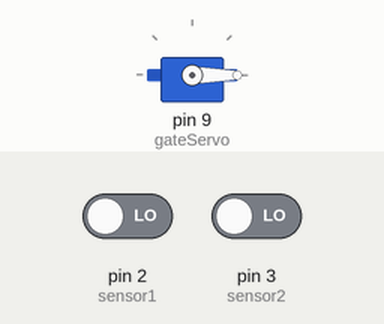
The sketch below on a simulated Arduino Uno, built with avr-gcc and run on an emulated ATmega328P. Parts: servo. The test bench sets the inputs (shaded band); at power-on: pin 2 (sensor1) LOW, pin 3 (sensor2) LOW.

Above: at 1.2 s.
1.3 s: pin 2 (sensor1) driven HIGH
At 2.3 s:
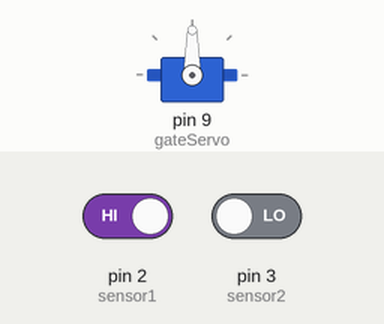
2.8 s: pin 2 (sensor1) driven LOW
At 3.5 s:
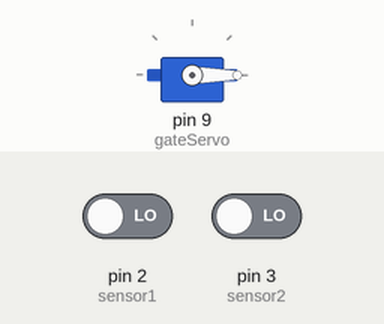
4.3 s: pin 3 (sensor2) driven HIGH
At 4.6 s:
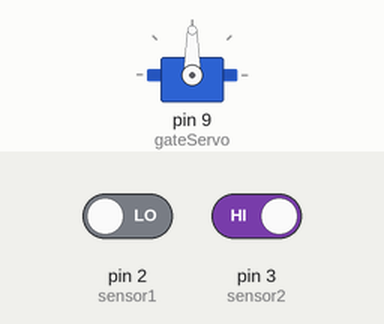
Timing chart, 0 to 7.3 s (numbered marks = the images above; inputs shaded):
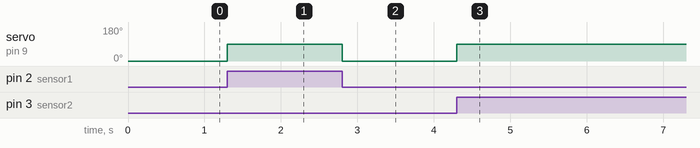

Measured:
- after the input at 1.3 s, servo on pin 9 (gateServo): 0° → 90° at once
- after the input at 2.8 s, servo on pin 9 (gateServo): 90° → 0° at once
- after the input at 4.3 s, servo on pin 9 (gateServo): 0° → 90° at once

The sketch:

railway_gate.ino
```cpp
#include <Servo.h>

Servo gateServo;

const int sensor1 = 2;
const int sensor2 = 3;

const int gateOpen = 0;
const int gateClosed = 90;

void setup() {
  gateServo.attach(9);
  gateServo.write(gateOpen);

  pinMode(sensor1, INPUT);
  pinMode(sensor2, INPUT);
}

void loop() {
  if (digitalRead(sensor1) == HIGH || digitalRead(sensor2) == HIGH) {
    gateServo.write(gateClosed);
  } else {
    gateServo.write(gateOpen);
  }
  delay(100);
}
```
